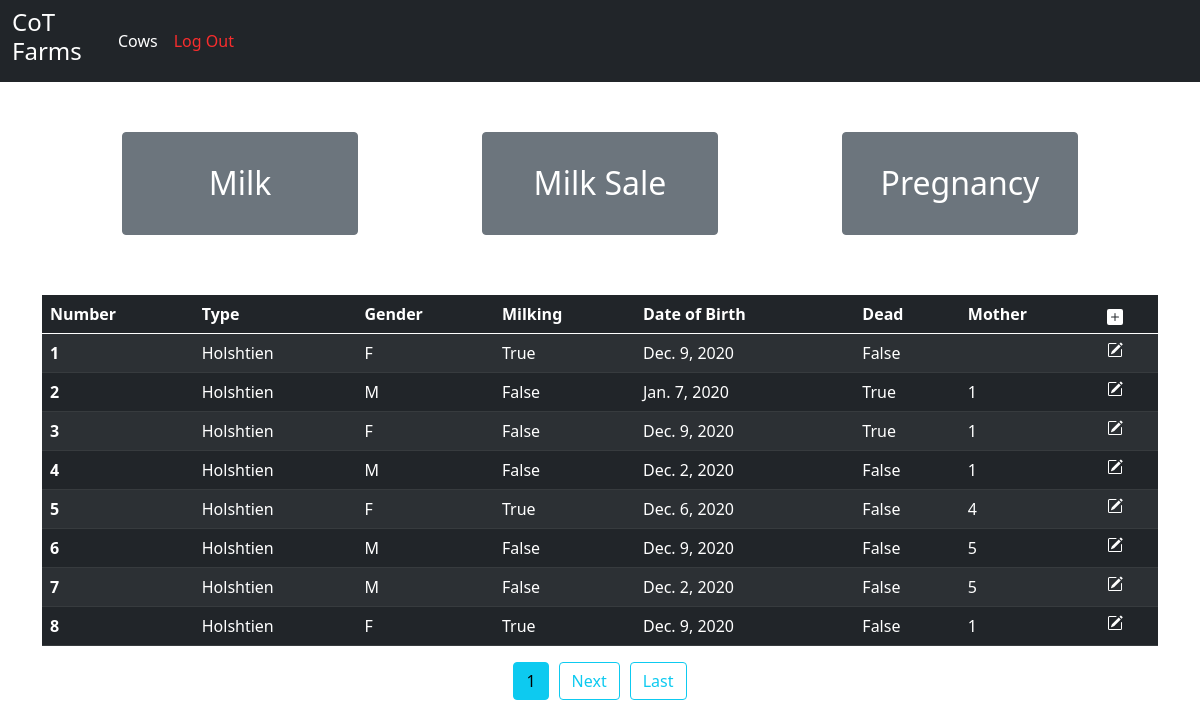
Page /Cows/ (signed in) on the earlier database version.
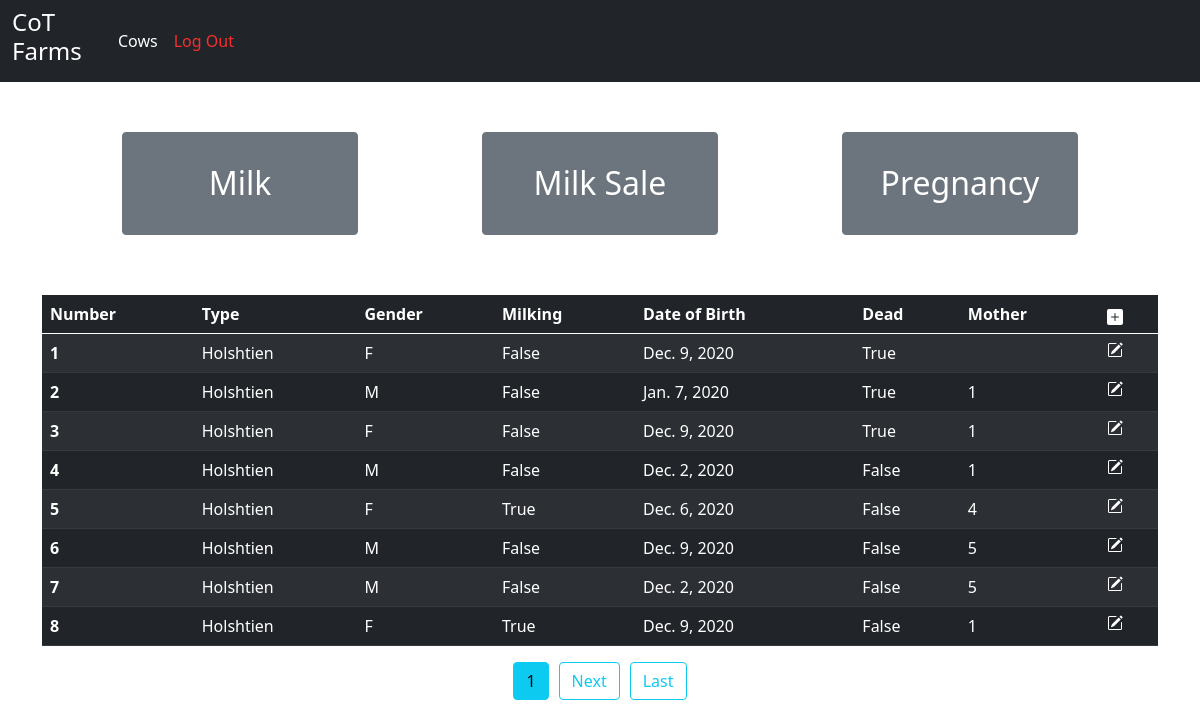
Same page on the later database version.
### Manager/models.py (models this page shows, shortened)
class Cow(models.Model):
    Gender = (("M","MALE"),("F","FEMALE"))
    number = models.IntegerField(primary_key=True)
    dob = models.DateField()
    Type = models.ForeignKey(CowType, on_delete=models.SET_NULL, null=True)
    mother = models.ForeignKey("self", on_delete=models.SET_NULL, null=True, blank=True )
    gender = models.CharField(choices=Gender,max_length=1)
    dead = models.BooleanField(default=False)
    isMilking = models.BooleanField(default=False)

class CowType(models.Model):
    Type = models.CharField(max_length=30)
    def __str__(self):
        return self.Type

### Manager/views.py (the view)
# urls.py: path('', login_required(CowListView.as_view()), name='manager-cow-home'),
class CowListView(ListView):
    model = Cow
    template_name = 'Manager/Cows.html'
    context_object_name = "cows"
    ordering = ['number']
    paginate_by = 8

### Manager/templates/Manager/Cows.html (shortened to what this page needs)
{% extends "Manager/base.html" %}
{% block content %}
    <div style="padding: 30px;margin-bottom: 30px; padding-top: 0px;" class="row">
        <div class="col-md d-flex justify-content-center">
            <a href="{% url 'manager-cow-milk' %}" class="btn btn-secondary" style="padding: 8%; width: 70%; font-size: 200%;">Milk</a>
        </div>
        <div class="col-md d-flex justify-content-center">
            <a href="{% url 'manager-cow-milk-sale' %}" class="btn btn-secondary" style="padding: 8%; width: 70%; font-size: 200%;">Milk Sale</a>
        </div>
        <div class="col-md d-flex justify-content-center">
            <a href="{% url 'manager-cow-pregnancy' %}" class="btn btn-secondary" style="padding: 8%; width: 70%; font-size: 200%;">Pregnancy</a>
        </div>
    </div>
    <table class="table table-dark table-hover table-striped">
        <thead>
            <tr>
                <th scope="col">Number</th>
                <th scope="col">Type</th>
                <th scope="col">Gender</th>
                <th scope="col">Milking</th>
                <th scope="col">Date of Birth</th>
                <th scope="col">Dead</th>
                <th scope="col">Mother</th>
                <th scope="col">
                    <a type="button" href="{% url 'manager-cow-addcow' %}">
                        <svg xmlns="http://www.w3.org/2000/svg" width="16" height="16" fill="white" class="bi bi-plus-square-fill" viewBox="0 0 16 16">
                            <path d="M2 0a2 2 0 0 0-2 2v12a2 2 0 0 0 2 2h12a2 2 0 0 0 2-2V2a2 2 0 0 0-2-2H2zm6.5 4.5v3h3a.5.5 0 0 1 0 1h-3v3a.5.5 0 0 1-1 0v-3h-3a.5.5 0 0 1 0-1h3v-3a.5.5 0 0 1 1 0z"/>
                        </svg>
                    </a>
                </th>
            </tr>
        </thead>
        <tbody>
        {% for cow in cows %}
            <tr>
                <th scope="row">{{cow.number}}</th>
                <td>{{cow.Type}}</td>
                <td>{{cow.gender}}</td>
                <td>{{cow.isMilking}}</td>
                <td>{{cow.dob}}</td>
                <td>{{cow.dead}}</td>
                <td>{{cow.mother.number}}</td>
                <td>
                    <a type="button" href="{% url 'manager-cow-editcow' cow.number %}">
                    </a>
                </td>
            </tr>
        {% endfor %}
        </tbody>
    </table>
    <div class="d-flex justify-content-center">
        <a href="" class="btn btn-info" style="margin-left: 5px; margin-right: 5px;">{{ page_obj.number }}</a>
        {% if page_obj.has_next %}
            <a href="?page={{ page_obj.next_page_number }}" class="btn btn-outline-info" style="margin-left: 5px; margin-right: 5px;">Next</a>
            <a href="?page={{ page_obj.paginator.num_pages }}" class="btn btn-outline-info" style="margin-left: 5px; margin-right: 5px;">Last</a>
        {% endif %}
    </div>
{% endblock content %}

### Manager/templates/Manager/base.html (shortened to what this page needs)
{% load static %}
<html>
    <head>
        <link href="https://cdn.jsdelivr.net/npm/bootstrap@5.0.0-beta1/dist/css/bootstrap.min.css" rel="stylesheet">
        <link rel="stylesheet" type="text/css" href="{% static 'Manager/main.css' %}">
    </head>
    <body>
        <header>
            <nav class="navbar navbar-expand-lg navbar-dark bg-dark">
                <div class="container-fluid">
                    <div class="col-1">
                        <h4 style="color: white;"> CoT Farms </h4>
                    </div>
                    <div class="collapse navbar-collapse" id="navbarSupportedContent">
                        <ul class="navbar-nav me-auto mb-2 mb-lg-0">
                            <li class="nav-item">
                                <a class="nav-link active" aria-current="page" href="{% url 'manager-cow-home' %}">Cows</a>
                            </li>
                            <li>
                                <a class="nav-link active" aria-current="page" href="{% url 'logoutPage' %}" style="color: rgb(248, 45, 45);">Log Out</a>
                            </li>
                        </ul>
                    </div>
                </div>
            </nav>
        </header>
        <div class="container" style="margin-top: 50px;">
        {% block content %} {% endblock %}
        </div>
    </body>
</html>

Differences in the rows shown:
changed Cow id 1: isMilking "True" → "False"; dead "False" → "True"
